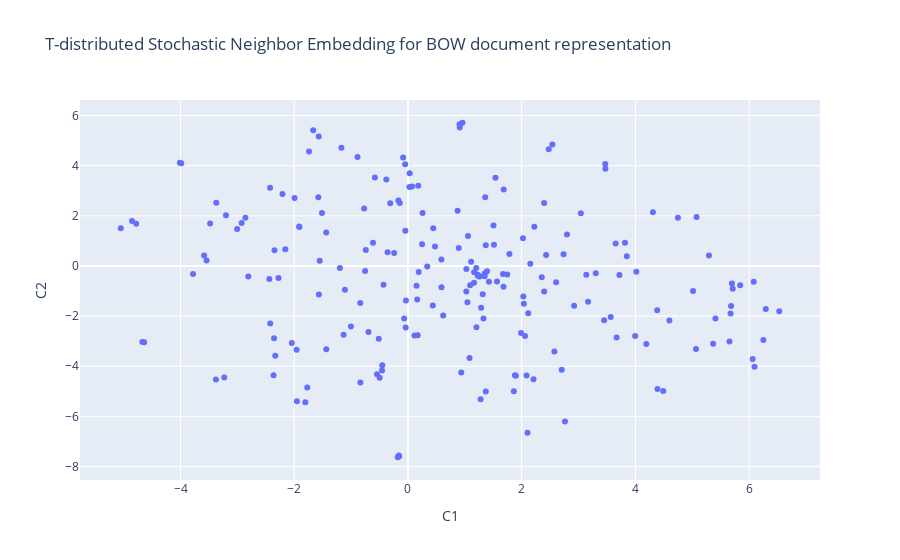

Source (notebook cell):
### Code cell
import plotly.express as px
# scatter plot of t-sne for the BOW representation

title = "T-distributed Stochastic Neighbor Embedding for BOW document representation"

fig = px.scatter(tsne_bow_features_df, x="C1", y="C2", hover_data=['TITLE'], title=title)
fig.show()

### Figure 1 — Plotly figure (JSON) as saved in the notebook; plotly's stock layout.template omitted (floating-point values rounded to 4 significant figures; data arrays with more than 128 entries replaced by an {"elided": "..."} marker saying what was removed)
{"data": [{"customdata": {"elided": "208x1 str values"}, "hovertemplate": "C1=%{x}<br>C2=%{y}<br>TITLE=%{customdata[0]}<extra></extra>", "legendgroup": "", "marker": {"color": "#636efa", "symbol": "circle"}, "mode": "markers", "name": "", "orientation": "v", "showlegend": false, "type": "scatter", "x": {"elided": "208 float values"}, "xaxis": "x", "y": {"elided": "208 float values"}, "yaxis": "y"}], "layout": {"legend": {"tracegroupgap": 0}, "title": {"text": "T-distributed Stochastic Neighbor Embedding for BOW document representation"}, "xaxis": {"anchor": "y", "domain": [0, 1], "title": {"text": "C1"}}, "yaxis": {"anchor": "x", "domain": [0, 1], "title": {"text": "C2"}}}}
